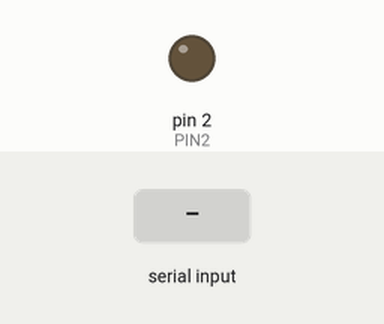
This sketch was run on a simulated Arduino Uno, built with avr-gcc and run on an emulated ATmega328P. On the bench: output pins drawn as LEDs (lit = HIGH). The inputs (shaded band) are chosen by the test bench.

Above: at 1.2 s.
1.3 s: "boom\n" received over Serial
At 2.5 s:
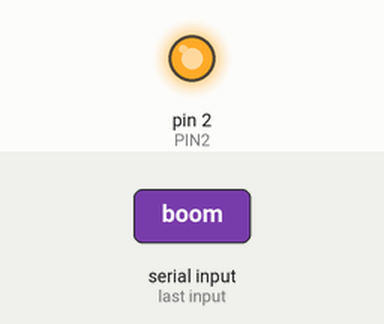
2.8 s: "1\n" received over Serial
At 3.8 s:
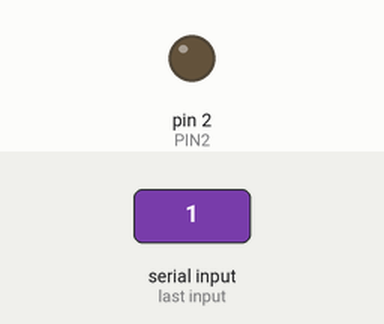
Timing chart, 0 to 5.8 s (numbered marks = the images above; inputs shaded):
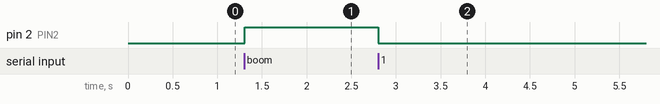

The sketch:

arduinocode.ino
```cpp
#define PIN2 2  // Define pin 2
void setup() {
    pinMode(PIN2, OUTPUT);
    digitalWrite(PIN2, LOW);
    Serial.begin(9600);
}

void loop() {
    if (Serial.available()) {
        String signal = Serial.readStringUntil('\n');
        signal.trim();

        if (signal == "boom") {
            digitalWrite(PIN2, HIGH);
        } else {
            digitalWrite(PIN2, LOW);
        }
    }
}
```

Measured:
- after the input at 1.3 s, pin 2 (PIN2): LOW → HIGH at once
- after the input at 2.8 s, pin 2 (PIN2): HIGH → LOW at once
